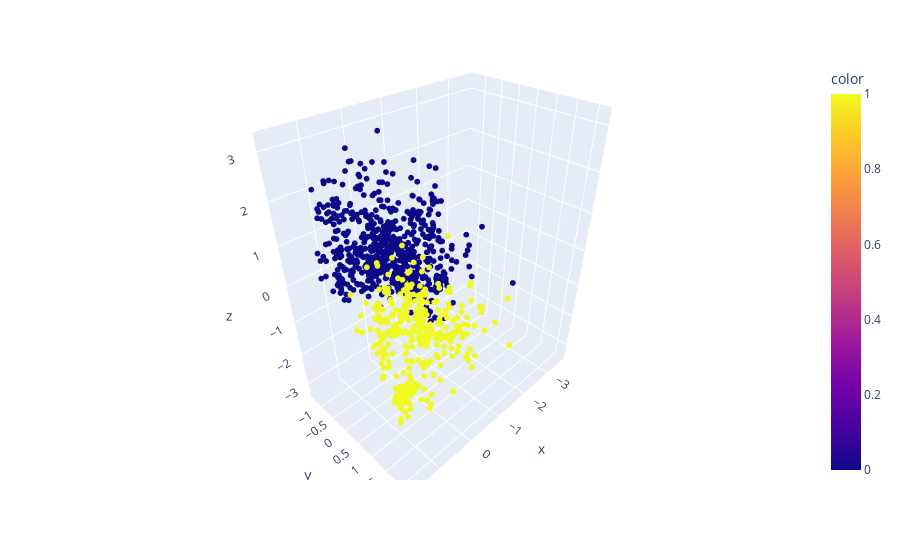

Notebook code for this chart:
### Code cell
# visualize the clusters for the optimal number of clusters
model = KMeans(n_clusters=2)
model.fit(data_normal)
labels = model.predict(data_normal)

fig = px.scatter_3d(x = data_normal[:,0], y = data_normal[:,1], z = data_normal[:,2], color = labels)
fig.update_traces(marker=dict(size=2))
fig.show()

### Figure 1 — Plotly figure (JSON) as saved in the notebook; plotly's stock layout.template omitted (floating-point values rounded to 4 significant figures; data arrays with more than 128 entries replaced by an {"elided": "..."} marker saying what was removed)
{"data": [{"hovertemplate": "x=%{x}<br>y=%{y}<br>z=%{z}<br>color=%{marker.color}<extra></extra>", "legendgroup": "", "marker": {"color": {"elided": "1007 int values"}, "coloraxis": "coloraxis", "size": 2, "symbol": "circle"}, "mode": "markers", "name": "", "scene": "scene", "showlegend": false, "type": "scatter3d", "x": {"elided": "1007 float values"}, "y": {"elided": "1007 float values"}, "z": {"elided": "1007 float values"}}], "layout": {"coloraxis": {"colorbar": {"title": {"text": "color"}}, "colorscale": [[0, "#0d0887"], [0.1111, "#46039f"], [0.2222, "#7201a8"], [0.3333, "#9c179e"], [0.4444, "#bd3786"], [0.5556, "#d8576b"], [0.6667, "#ed7953"], [0.7778, "#fb9f3a"], [0.8889, "#fdca26"], [1, "#f0f921"]]}, "legend": {"tracegroupgap": 0}, "margin": {"t": 60}, "scene": {"domain": {"x": [0, 1], "y": [0, 1]}, "xaxis": {"title": {"text": "x"}}, "yaxis": {"title": {"text": "y"}}, "zaxis": {"title": {"text": "z"}}}}}
